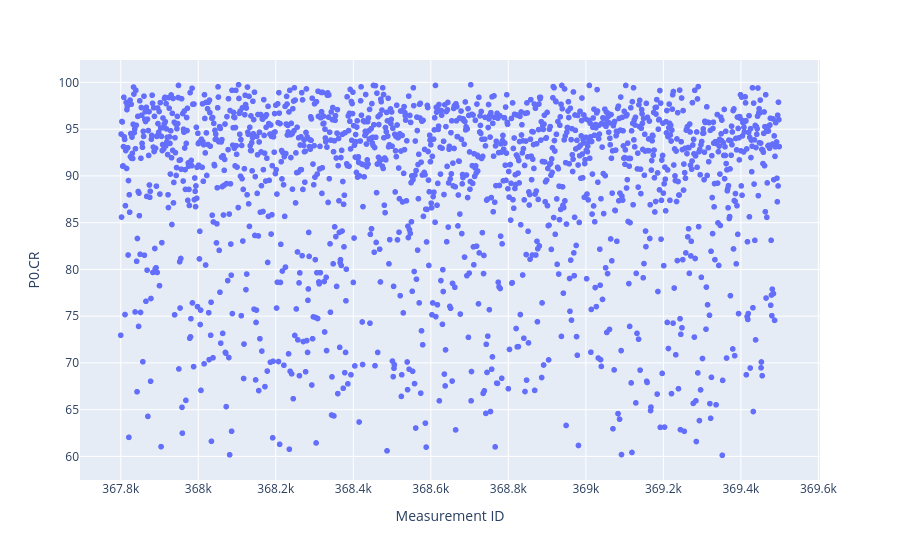

The code cell stored with this chart in its notebook:
### Code cell
fig = px.scatter(photo_df_OK, x='Measurement ID', y="P0.CR")
fig.show()

### Figure 1 — Plotly figure (JSON) as saved in the notebook; plotly's stock layout.template omitted (floating-point values rounded to 4 significant figures; data arrays with more than 128 entries replaced by an {"elided": "..."} marker saying what was removed)
{"data": [{"hovertemplate": "Measurement ID=%{x}<br>P0.CR=%{y}<extra></extra>", "legendgroup": "", "marker": {"color": "#636efa", "symbol": "circle"}, "mode": "markers", "name": "", "showlegend": false, "type": "scattergl", "x": {"elided": "1688 int values"}, "xaxis": "x", "y": {"elided": "1688 float values"}, "yaxis": "y"}], "layout": {"legend": {"tracegroupgap": 0}, "margin": {"t": 60}, "xaxis": {"anchor": "y", "domain": [0, 1], "title": {"text": "Measurement ID"}}, "yaxis": {"anchor": "x", "domain": [0, 1], "title": {"text": "P0.CR"}}}}
